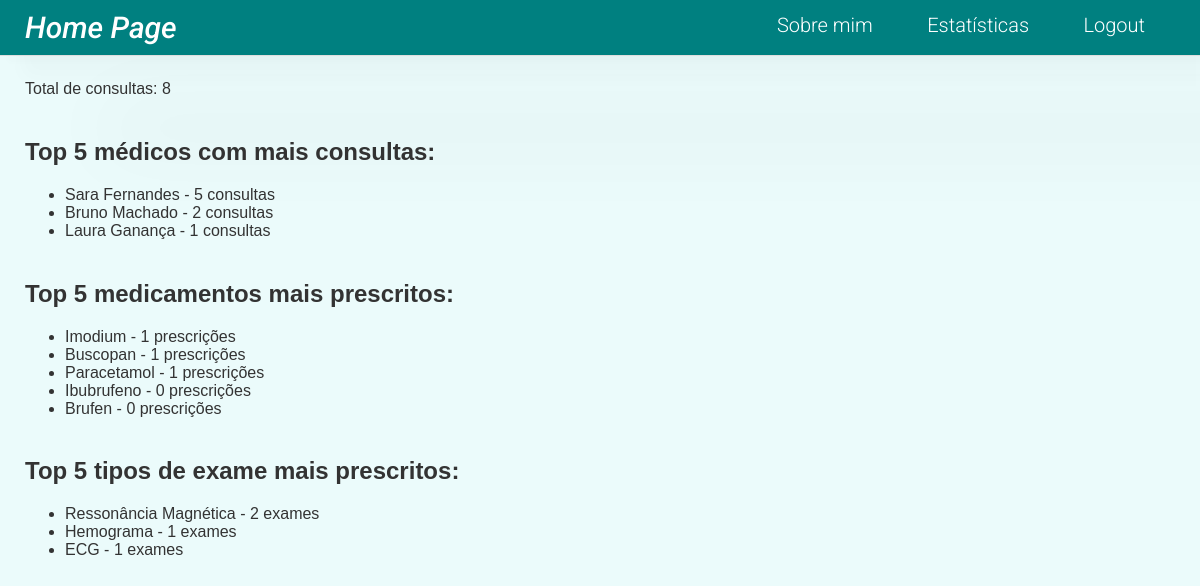
The page /app/estatisticas/ (signed in) on the database its author committed.
### entidades/models.py (models this page shows, shortened)
class Utilizador(AbstractUser):
    TIPO_CHOICES = [
       ('M', 'Médico'),
       ('U', 'Utente'),
       ('F', 'Familiar'),
    ]
    nome = models.CharField(max_length=200, unique=False)
    idade = models.IntegerField(default=18)
    sexo = models.CharField(max_length=10, choices=[("M", "Masculino"), ("F", "Feminino")])
    email = models.EmailField(max_length=50, unique=True)
    numSaude = models.CharField(max_length=9, unique=True, validators=[MinLengthValidator(limit_value=9), MaxLengthValidator(limit_value=9)])
    tipo = models.CharField(max_length=1, choices=TIPO_CHOICES)
    USERNAME_FIELD = "email"
    REQUIRED_FIELDS = ["username"]
    groups = models.ManyToManyField(Group, related_name='utilizador_groups')
    user_permissions = models.ManyToManyField(Permission, related_name='utilizador_user_permissions')

class Medico(Utilizador):
    TIPO_ESPECIALIDADES = [
        ("C","Cardiologia"),
        ("P", "Pediatria"),
        ("Ps","Psiquiatria"),
        ("CG","Clínica Geral"),
        ("N","Neurologia"),
    ]
    especialidade = models.CharField(max_length=2, choices= TIPO_ESPECIALIDADES)

class Utilizador(AbstractUser):
    TIPO_CHOICES = [
       ('M', 'Médico'),
       ('U', 'Utente'),
       ('F', 'Familiar'),
    ]
    nome = models.CharField(max_length=200, unique=False)
    idade = models.IntegerField(default=18)
    sexo = models.CharField(max_length=10, choices=[("M", "Masculino"), ("F", "Feminino")])
    email = models.EmailField(max_length=50, unique=True)
    numSaude = models.CharField(max_length=9, unique=True, validators=[MinLengthValidator(limit_value=9), MaxLengthValidator(limit_value=9)])
    tipo = models.CharField(max_length=1, choices=TIPO_CHOICES)
    USERNAME_FIELD = "email"
    REQUIRED_FIELDS = ["username"]
    groups = models.ManyToManyField(Group, related_name='utilizador_groups')
    user_permissions = models.ManyToManyField(Permission, related_name='utilizador_user_permissions')

class Medicamento(models.Model):
    nome = models.CharField(max_length=200, unique=True)

### entidades/views.py (the view)
# urls.py: path('estatisticas/', estatisticas_view, name='estatisticas'),
@user_passes_test(is_medico, login_url='login')
def estatisticas_view(request):
    medico_id = request.user.medico.id
    estatisticas_data = estatisticas()
    return render(request, 'estatisticas.html', {'estatisticas': estatisticas_data, 'medico_id':medico_id,})

### entidades/views.py (called while the page is built)
def is_medico(user):
    return user.tipo == 'M'

def estatisticas():
    medico_mais_consultas = Medico.objects.annotate(num_consultas=Count('consulta')).order_by('-num_consultas')[:5]
    total_consultas = Medico.objects.aggregate(total_consultas=Count('consulta'))
    medicamentos_mais_prescritos = Medicamento.objects.annotate(num_prescricoes=Count('prescricao')).order_by('-num_prescricoes')[:5]
    exames_mais_prescritos = Exame.objects.values('tipo_exames').annotate(num_exames=Count('tipo_exames')).order_by('-num_exames')[:5]
    return {
        'medico_mais_consultas': medico_mais_consultas,
        'total_consultas': total_consultas['total_consultas'],
        'medicamentos_mais_prescritos': medicamentos_mais_prescritos,
        'exames_mais_prescritos': exames_mais_prescritos,
    }

### entidades/templates/estatisticas.html (shortened to what this page needs)
{% load static %}
<!DOCTYPE html>
<html lang="en">
<head>
    <link rel="stylesheet" href="{% static 'css/estatisticas.css' %}">
</head>
<body>
    <div class="header">
        <button class="site-name" onclick="window.location.href='{% url 'home_medico' %}'">
            Home Page
        </button>
        <div class="right-side">
            <button class="headerBut" onclick="window.location.href='{% url 'detalhes_medico' medico_id %}'">Sobre mim</button>
            <button class="headerBut" onclick="window.location.href='{% url 'estatisticas' %}'">Estatísticas</button>
            <button class="headerBut" onclick="window.location.href='{% url 'home' %}'">Logout</button>
        </div>
    </div>
    <h1>Estatísticas</h1>
    <p>Total de consultas: {{ estatisticas.total_consultas }}</p>
    <h2>Top 5 médicos com mais consultas:</h2>
    <ul>
        {% for medico in estatisticas.medico_mais_consultas %}
            <li>{{ medico.nome }} - {{ medico.num_consultas }} consultas</li>
        {% endfor %}
    </ul>
    <h2>Top 5 medicamentos mais prescritos:</h2>
    <ul>
        {% for medicamento in estatisticas.medicamentos_mais_prescritos %}
            <li>{{ medicamento.nome }} - {{ medicamento.num_prescricoes }} prescrições</li>
        {% endfor %}
    </ul>
    <h2>Top 5 tipos de exame mais prescritos:</h2>
    <ul>
        {% for exame in estatisticas.exames_mais_prescritos %}
            {% if exame.tipo_exames == 'E' %}
                <li> ECG - {{ exame.num_exames }} exames</li>
            {% elif exame.tipo_exames == 'R' %}
                <li> RaiosX - {{ exame.num_exames }} exames</li>
            {% elif exame.tipo_exames == 'H' %}
                <li> Hemograma - {{ exame.num_exames }} exames</li>
            {% elif exame.tipo_exames == 'M' %}
                <li> Ressonância Magnética - {{ exame.num_exames }} exames</li>
            {% elif exame.tipo_exames == 'C' %}
                <li> Ecografia - {{ exame.num_exames }} exames</li>
            {% endif %}
        {% endfor %}
    </ul>
</body>
</html>

### entidades/static/css/estatisticas.css (style rules this page uses)
.header { height: 55px; background-color: #008080; display: flex; flex-direction: row; justify-content: space-between; position: fixed; top: 0; left: 0; right: 0; border-bottom-width: 1px; border-bottom-style: solid; border-bottom-color: #dedede; z-index: 100; box-shadow: 6.7px 6.7px 5.3px rgba(0, 0, 0, 0.012), 22.3px 22.3px 17.9px rgba(0, 0, 0, 0.018), 100px 100px 80px rgba(0, 0, 0, 0.03) ; }
.site-name { font-family: 'Roboto', sans-serif; color: white; display: flex; align-items: center; padding-left: 25px; font-size: 30px; font-weight: 500; font-style: italic; background-color: #008080; border-width: 0; cursor: pointer; }
.right-side { padding-top: 12px; padding-right: 30px; }
.headerBut { font-family: 'Roboto', sans-serif; background-color: #008080; color: white; padding-left: 25px; padding-right: 25px; font-size: 20px; font-weight: 300; border-width: 0; cursor: pointer; }
body { font-family: Arial, sans-serif; background-color: #def9f997; color: #333; margin: 0; padding-left: 25px }
h1 { color: #008080; }
h2 { padding-top: 20px; }

### rows shown on the page
Medico: nome "Sara Fernandes", num_consultas "5"
Medico: nome "Bruno Machado", num_consultas "2"
Medico: nome "Laura Ganança", num_consultas "1"
Medicamento: nome "Imodium", num_prescricoes "1"
Medicamento: nome "Buscopan", num_prescricoes "1"
Medicamento: nome "Paracetamol", num_prescricoes "1"
Medicamento: nome "Ibubrufeno", num_prescricoes "0"
Medicamento: nome "Brufen", num_prescricoes "0"

### other values the page prints
{{ estatisticas.total_consultas }} "8"
{{ exame.num_exames }} "2"
{{ exame.num_exames }} "1"
